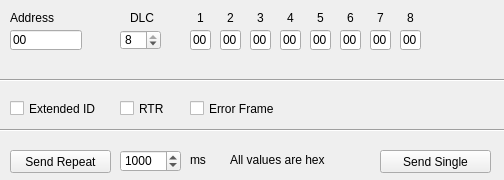
<?xml version="1.0" encoding="UTF-8"?>
<ui version="4.0">
 <class>RawTxWindow</class>
 <widget class="QWidget" name="RawTxWindow">
  <property name="geometry">
   <rect>
    <x>0</x>
    <y>0</y>
    <width>504</width>
    <height>180</height>
   </rect>
  </property>
  <property name="sizePolicy">
   <sizepolicy hsizetype="Minimum" vsizetype="Minimum">
    <horstretch>0</horstretch>
    <verstretch>0</verstretch>
   </sizepolicy>
  </property>
  <property name="minimumSize">
   <size>
    <width>504</width>
    <height>180</height>
   </size>
  </property>
  <property name="windowTitle">
   <string>Raw Transmit</string>
  </property>
  <widget class="QPushButton" name="singleSendButton">
   <property name="geometry">
    <rect>
     <x>380</x>
     <y>150</y>
     <width>111</width>
     <height>23</height>
    </rect>
   </property>
   <property name="text">
    <string>Send Single</string>
   </property>
  </widget>
  <widget class="QPushButton" name="repeatSendButton">
   <property name="geometry">
    <rect>
     <x>10</x>
     <y>150</y>
     <width>101</width>
     <height>23</height>
    </rect>
   </property>
   <property name="text">
    <string>Send Repeat</string>
   </property>
   <property name="checkable">
    <bool>true</bool>
   </property>
  </widget>
  <widget class="QLabel" name="label_11">
   <property name="geometry">
    <rect>
     <x>190</x>
     <y>150</y>
     <width>21</width>
     <height>20</height>
    </rect>
   </property>
   <property name="text">
    <string>ms</string>
   </property>
  </widget>
  <widget class="QLabel" name="label_12">
   <property name="geometry">
    <rect>
     <x>230</x>
     <y>150</y>
     <width>151</width>
     <height>20</height>
    </rect>
   </property>
   <property name="text">
    <string>All values are hex</string>
   </property>
   <property name="textFormat">
    <enum>Qt::PlainText</enum>
   </property>
  </widget>
  <widget class="QLineEdit" name="fieldAddress">
   <property name="geometry">
    <rect>
     <x>10</x>
     <y>30</y>
     <width>72</width>
     <height>20</height>
    </rect>
   </property>
   <property name="inputMask">
    <string>hhhhhhhh</string>
   </property>
   <property name="text">
    <string>00</string>
   </property>
  </widget>
  <widget class="QLabel" name="label">
   <property name="geometry">
    <rect>
     <x>10</x>
     <y>10</y>
     <width>61</width>
     <height>16</height>
    </rect>
   </property>
   <property name="text">
    <string>Address</string>
   </property>
  </widget>
  <widget class="QSpinBox" name="fieldDLC">
   <property name="geometry">
    <rect>
     <x>120</x>
     <y>30</y>
     <width>41</width>
     <height>20</height>
    </rect>
   </property>
   <property name="minimum">
    <number>0</number>
   </property>
   <property name="maximum">
    <number>8</number>
   </property>
   <property name="value">
    <number>8</number>
   </property>
  </widget>
  <widget class="QLabel" name="label_2">
   <property name="geometry">
    <rect>
     <x>130</x>
     <y>10</y>
     <width>31</width>
     <height>16</height>
    </rect>
   </property>
   <property name="text">
    <string>DLC</string>
   </property>
  </widget>
  <widget class="QLineEdit" name="fieldByte0">
   <property name="geometry">
    <rect>
     <x>190</x>
     <y>30</y>
     <width>21</width>
     <height>20</height>
    </rect>
   </property>
   <property name="inputMask">
    <string>hh</string>
   </property>
   <property name="text">
    <string>00</string>
   </property>
   <property name="maxLength">
    <number>2</number>
   </property>
  </widget>
  <widget class="QLabel" name="label_3">
   <property name="geometry">
    <rect>
     <x>190</x>
     <y>10</y>
     <width>21</width>
     <height>16</height>
    </rect>
   </property>
   <property name="text">
    <string>1</string>
   </property>
   <property name="alignment">
    <set>Qt::AlignCenter</set>
   </property>
  </widget>
  <widget class="QLineEdit" name="fieldByte1">
   <property name="geometry">
    <rect>
     <x>220</x>
     <y>30</y>
     <width>21</width>
     <height>20</height>
    </rect>
   </property>
   <property name="inputMask">
    <string>hh</string>
   </property>
   <property name="text">
    <string>00</string>
   </property>
   <property name="maxLength">
    <number>2</number>
   </property>
  </widget>
  <widget class="QLineEdit" name="fieldByte2">
   <property name="geometry">
    <rect>
     <x>250</x>
     <y>30</y>
     <width>21</width>
     <height>20</height>
    </rect>
   </property>
   <property name="inputMask">
    <string>hh</string>
   </property>
   <property name="text">
    <string>00</string>
   </property>
   <property name="maxLength">
    <number>2</number>
   </property>
  </widget>
  <widget class="QLineEdit" name="fieldByte3">
   <property name="geometry">
    <rect>
     <x>280</x>
     <y>30</y>
     <width>21</width>
     <height>20</height>
    </rect>
   </property>
   <property name="inputMask">
    <string>hh</string>
   </property>
   <property name="text">
    <string>00</string>
   </property>
   <property name="maxLength">
    <number>2</number>
   </property>
  </widget>
  <widget class="QLineEdit" name="fieldByte4">
   <property name="geometry">
    <rect>
     <x>310</x>
     <y>30</y>
     <width>21</width>
     <height>20</height>
    </rect>
   </property>
   <property name="inputMask">
    <string>hh</string>
   </property>
   <property name="text">
    <string>00</string>
   </property>
   <property name="maxLength">
    <number>2</number>
   </property>
  </widget>
  <widget class="QLineEdit" name="fieldByte5">
   <property name="geometry">
    <rect>
     <x>340</x>
     <y>30</y>
     <width>21</width>
     <height>20</height>
    </rect>
   </property>
   <property name="inputMask">
    <string>hh</string>
   </property>
   <property name="text">
    <string>00</string>
   </property>
   <property name="maxLength">
    <number>2</number>
   </property>
  </widget>
  <widget class="QLineEdit" name="fieldByte6">
   <property name="geometry">
    <rect>
     <x>370</x>
     <y>30</y>
     <width>21</width>
     <height>20</height>
    </rect>
   </property>
   <property name="inputMask">
    <string>hh</string>
   </property>
   <property name="text">
    <string>00</string>
   </property>
   <property name="maxLength">
    <number>2</number>
   </property>
  </widget>
  <widget class="QLineEdit" name="fieldByte7">
   <property name="geometry">
    <rect>
     <x>400</x>
     <y>30</y>
     <width>21</width>
     <height>20</height>
    </rect>
   </property>
   <property name="inputMask">
    <string extracomment="Hex Only">hh</string>
   </property>
   <property name="text">
    <string>00</string>
   </property>
   <property name="maxLength">
    <number>2</number>
   </property>
  </widget>
  <widget class="QLabel" name="label_8">
   <property name="geometry">
    <rect>
     <x>220</x>
     <y>10</y>
     <width>21</width>
     <height>16</height>
    </rect>
   </property>
   <property name="text">
    <string>2</string>
   </property>
   <property name="alignment">
    <set>Qt::AlignCenter</set>
   </property>
  </widget>
  <widget class="QLabel" name="label_10">
   <property name="geometry">
    <rect>
     <x>250</x>
     <y>10</y>
     <width>21</width>
     <height>16</height>
    </rect>
   </property>
   <property name="text">
    <string>3</string>
   </property>
   <property name="alignment">
    <set>Qt::AlignCenter</set>
   </property>
  </widget>
  <widget class="QLabel" name="label_13">
   <property name="geometry">
    <rect>
     <x>280</x>
     <y>10</y>
     <width>21</width>
     <height>16</height>
    </rect>
   </property>
   <property name="text">
    <string>4</string>
   </property>
   <property name="alignment">
    <set>Qt::AlignCenter</set>
   </property>
  </widget>
  <widget class="QLabel" name="label_14">
   <property name="geometry">
    <rect>
     <x>310</x>
     <y>10</y>
     <width>21</width>
     <height>16</height>
    </rect>
   </property>
   <property name="text">
    <string>5</string>
   </property>
   <property name="alignment">
    <set>Qt::AlignCenter</set>
   </property>
  </widget>
  <widget class="QLabel" name="label_15">
   <property name="geometry">
    <rect>
     <x>340</x>
     <y>10</y>
     <width>21</width>
     <height>16</height>
    </rect>
   </property>
   <property name="text">
    <string>6</string>
   </property>
   <property name="alignment">
    <set>Qt::AlignCenter</set>
   </property>
  </widget>
  <widget class="QLabel" name="label_16">
   <property name="geometry">
    <rect>
     <x>370</x>
     <y>10</y>
     <width>21</width>
     <height>16</height>
    </rect>
   </property>
   <property name="text">
    <string>7</string>
   </property>
   <property name="alignment">
    <set>Qt::AlignCenter</set>
   </property>
  </widget>
  <widget class="QLabel" name="label_17">
   <property name="geometry">
    <rect>
     <x>400</x>
     <y>10</y>
     <width>21</width>
     <height>16</height>
    </rect>
   </property>
   <property name="text">
    <string>8</string>
   </property>
   <property name="alignment">
    <set>Qt::AlignCenter</set>
   </property>
  </widget>
  <widget class="QSpinBox" name="spinBox_RepeatRate">
   <property name="geometry">
    <rect>
     <x>120</x>
     <y>150</y>
     <width>61</width>
     <height>22</height>
    </rect>
   </property>
   <property name="maximum">
    <number>10000</number>
   </property>
   <property name="value">
    <number>1000</number>
   </property>
  </widget>
  <widget class="QCheckBox" name="checkBox_IsRTR">
   <property name="geometry">
    <rect>
     <x>120</x>
     <y>100</y>
     <width>51</width>
     <height>17</height>
    </rect>
   </property>
   <property name="text">
    <string>RTR</string>
   </property>
  </widget>
  <widget class="QCheckBox" name="checkBox_IsExtended">
   <property name="geometry">
    <rect>
     <x>10</x>
     <y>100</y>
     <width>91</width>
     <height>17</height>
    </rect>
   </property>
   <property name="text">
    <string>Extended ID</string>
   </property>
  </widget>
  <widget class="QCheckBox" name="checkBox_IsErrorFrame">
   <property name="geometry">
    <rect>
     <x>190</x>
     <y>100</y>
     <width>111</width>
     <height>17</height>
    </rect>
   </property>
   <property name="text">
    <string>Error Frame</string>
   </property>
  </widget>
  <widget class="Line" name="line">
   <property name="geometry">
    <rect>
     <x>0</x>
     <y>70</y>
     <width>1500</width>
     <height>20</height>
    </rect>
   </property>
   <property name="orientation">
    <enum>Qt::Horizontal</enum>
   </property>
  </widget>
  <widget class="Line" name="line_2">
   <property name="geometry">
    <rect>
     <x>0</x>
     <y>120</y>
     <width>1500</width>
     <height>20</height>
    </rect>
   </property>
   <property name="orientation">
    <enum>Qt::Horizontal</enum>
   </property>
  </widget>
 </widget>
 <resources/>
 <connections/>
</ui>
